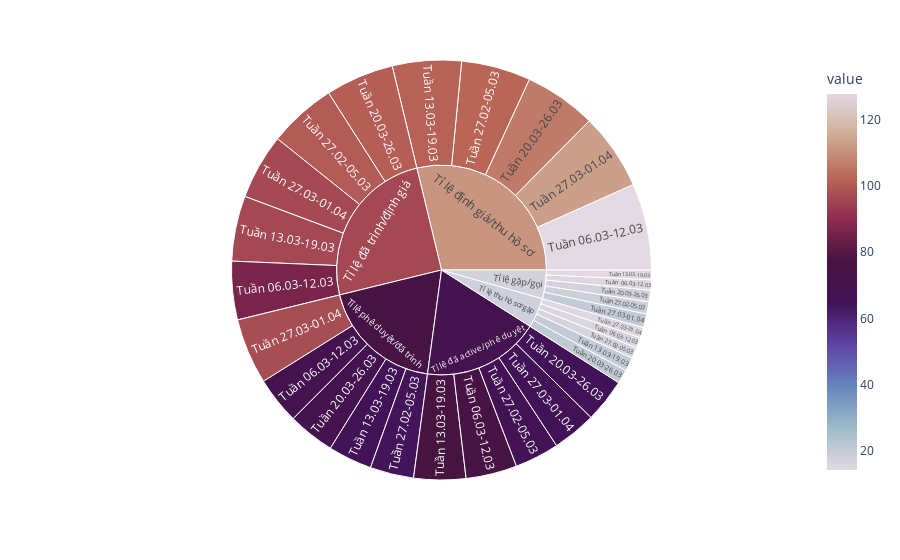

Source (notebook cell):
### Code cell
import plotly.express as px
fig = px.sunburst(df, path=['month', 'week'], values='value', color = 'value', color_continuous_scale='twilight')
fig.show()

### Figure 1 — Plotly figure (JSON) as saved in the notebook; plotly's stock layout.template omitted (floating-point values rounded to 4 significant figures)
{"data": [{"branchvalues": "total", "customdata": [[15.01], [69.37], [15.66], [75.32], [86.05], [127.7], [14.26], [64.8], [20.03], [76.54], [96.15], [101.6], [17.13], [69.06], [20.57], [64.58], [100.7], [106.2], [18.16], [64.29], [16.41], [65.56], [100], [102.2], [20.01], [97.01], [15.28], [64.62], [96.4], [113.0], [17.17], [74.96], [17.88], [69.75], [96.15], [111.0]], "domain": {"x": [0, 1], "y": [0, 1]}, "hovertemplate": "labels=%{label}<br>value_sum=%{value}<br>parent=%{parent}<br>id=%{id}<br>value=%{color}<extra></extra>", "ids": ["Tỉ lệ gặp/gọi/Tuần 06.03-12.03", "Tỉ lệ phê duyệt/đã trình/Tuần 06.03-12.03", "Tỉ lệ thu hồ sơ/gặp/Tuần 06.03-12.03", "Tỉ lệ đã active/phê duyệt/Tuần 06.03-12.03", "Tỉ lệ đã trình/định giá/Tuần 06.03-12.03", "Tỉ lệ định giá/thu hồ sơ/Tuần 06.03-12.03", "Tỉ lệ gặp/gọi/Tuần 13.03-19.03", "Tỉ lệ phê duyệt/đã trình/Tuần 13.03-19.03", "Tỉ lệ thu hồ sơ/gặp/Tuần 13.03-19.03", "Tỉ lệ đã active/phê duyệt/Tuần 13.03-19.03", "Tỉ lệ đã trình/định giá/Tuần 13.03-19.03", "Tỉ lệ định giá/thu hồ sơ/Tuần 13.03-19.03", "Tỉ lệ gặp/gọi/Tuần 20.03-26.03", "Tỉ lệ phê duyệt/đã trình/Tuần 20.03-26.03", "Tỉ lệ thu hồ sơ/gặp/Tuần 20.03-26.03", "Tỉ lệ đã active/phê duyệt/Tuần 20.03-26.03", "Tỉ lệ đã trình/định giá/Tuần 20.03-26.03", "Tỉ lệ định giá/thu hồ sơ/Tuần 20.03-26.03", "Tỉ lệ gặp/gọi/Tuần 27.02-05.03", "Tỉ lệ phê duyệt/đã trình/Tuần 27.02-05.03", "Tỉ lệ thu hồ sơ/gặp/Tuần 27.02-05.03", "Tỉ lệ đã active/phê duyệt/Tuần 27.02-05.03", "Tỉ lệ đã trình/định giá/Tuần 27.02-05.03", "Tỉ lệ định giá/thu hồ sơ/Tuần 27.02-05.03", "Tỉ lệ gặp/gọi/Tuần 27.03-01.04", "Tỉ lệ phê duyệt/đã trình/Tuần 27.03-01.04", "Tỉ lệ thu hồ sơ/gặp/Tuần 27.03-01.04", "Tỉ lệ đã active/phê duyệt/Tuần 27.03-01.04", "Tỉ lệ đã trình/định giá/Tuần 27.03-01.04", "Tỉ lệ định giá/thu hồ sơ/Tuần 27.03-01.04", "Tỉ lệ gặp/gọi", "Tỉ lệ phê duyệt/đã trình", "Tỉ lệ thu hồ sơ/gặp", "Tỉ lệ đã active/phê duyệt", "Tỉ lệ đã trình/định giá", "Tỉ lệ định giá/thu hồ sơ"], "labels": ["Tuần 06.03-12.03", "Tuần 06.03-12.03", "Tuần 06.03-12.03", "Tuần 06.03-12.03", "Tuần 06.03-12.03", "Tuần 06.03-12.03", "Tuần 13.03-19.03", "Tuần 13.03-19.03", "Tuần 13.03-19.03", "Tuần 13.03-19.03", "Tuần 13.03-19.03", "Tuần 13.03-19.03", "Tuần 20.03-26.03", "Tuần 20.03-26.03", "Tuần 20.03-26.03", "Tuần 20.03-26.03", "Tuần 20.03-26.03", "Tuần 20.03-26.03", "Tuần 27.02-05.03", "Tuần 27.02-05.03", "Tuần 27.02-05.03", "Tuần 27.02-05.03", "Tuần 27.02-05.03", "Tuần 27.02-05.03", "Tuần 27.03-01.04", "Tuần 27.03-01.04", "Tuần 27.03-01.04", "Tuần 27.03-01.04", "Tuần 27.03-01.04", "Tuần 27.03-01.04", "Tỉ lệ gặp/gọi", "Tỉ lệ phê duyệt/đã trình", "Tỉ lệ thu hồ sơ/gặp", "Tỉ lệ đã active/phê duyệt", "Tỉ lệ đã trình/định giá", "Tỉ lệ định giá/thu hồ sơ"], "marker": {"coloraxis": "coloraxis", "colors": [15.01, 69.37, 15.66, 75.32, 86.05, 127.7, 14.26, 64.8, 20.03, 76.54, 96.15, 101.6, 17.13, 69.06, 20.57, 64.58, 100.7, 106.2, 18.16, 64.29, 16.41, 65.56, 100, 102.2, 20.01, 97.01, 15.28, 64.62, 96.4, 113.0, 17.17, 74.96, 17.88, 69.75, 96.15, 111.0]}, "name": "", "parents": ["Tỉ lệ gặp/gọi", "Tỉ lệ phê duyệt/đã trình", "Tỉ lệ thu hồ sơ/gặp", "Tỉ lệ đã active/phê duyệt", "Tỉ lệ đã trình/định giá", "Tỉ lệ định giá/thu hồ sơ", "Tỉ lệ gặp/gọi", "Tỉ lệ phê duyệt/đã trình", "Tỉ lệ thu hồ sơ/gặp", "Tỉ lệ đã active/phê duyệt", "Tỉ lệ đã trình/định giá", "Tỉ lệ định giá/thu hồ sơ", "Tỉ lệ gặp/gọi", "Tỉ lệ phê duyệt/đã trình", "Tỉ lệ thu hồ sơ/gặp", "Tỉ lệ đã active/phê duyệt", "Tỉ lệ đã trình/định giá", "Tỉ lệ định giá/thu hồ sơ", "Tỉ lệ gặp/gọi", "Tỉ lệ phê duyệt/đã trình", "Tỉ lệ thu hồ sơ/gặp", "Tỉ lệ đã active/phê duyệt", "Tỉ lệ đã trình/định giá", "Tỉ lệ định giá/thu hồ sơ", "Tỉ lệ gặp/gọi", "Tỉ lệ phê duyệt/đã trình", "Tỉ lệ thu hồ sơ/gặp", "Tỉ lệ đã active/phê duyệt", "Tỉ lệ đã trình/định giá", "Tỉ lệ định giá/thu hồ sơ", "", "", "", "", "", ""], "type": "sunburst", "values": [15.01, 69.37, 15.66, 75.32, 86.05, 127.7, 14.26, 64.8, 20.03, 76.54, 96.15, 101.6, 17.13, 69.06, 20.57, 64.58, 100.7, 106.2, 18.16, 64.29, 16.41, 65.56, 100, 102.2, 20.01, 97.01, 15.28, 64.62, 96.4, 113.0, 84.56, 364.5, 87.95, 346.6, 479.3, 550.6]}], "layout": {"coloraxis": {"colorbar": {"title": {"text": "value"}}, "colorscale": [[0, "#e2d9e2"], [0.1111, "#9ebbc9"], [0.2222, "#6785be"], [0.3333, "#5e43a5"], [0.4444, "#421257"], [0.5556, "#471340"], [0.6667, "#8e2c50"], [0.7778, "#ba6657"], [0.8889, "#ceac94"], [1, "#e2d9e2"]]}, "legend": {"tracegroupgap": 0}, "margin": {"t": 60}}}
